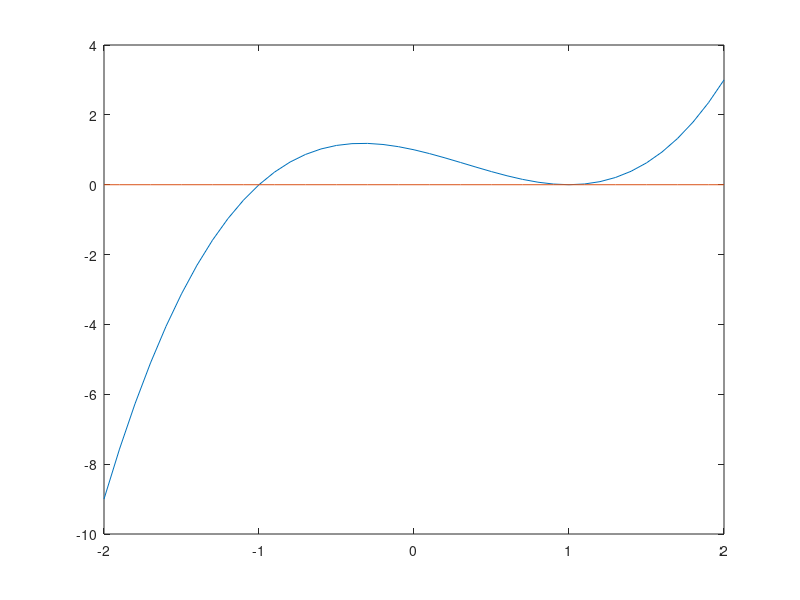

Reproduce this figure in MATLAB. (Note: this script raises an error after producing the figure.)
clear; clc;

x = -2:0.1:2;
y = x-1;
plot(x,y);
z = 0*x;
plot(x, [y;z]); % osa x

y = x.^2-1;
plot(x, [y;z]); % osa x

y = x.^3-x.^2-x+1;
plot(x, [y;z]); % osa x

y = polynom(x, [-1, 1, 1, -1]);
plot(x, [y;z]); % osa x

function y = polynom(x, a)
% x = vektor x
% a = koeficienty ve formě vektoru
% y = výsledná funkce
    y = 0;
    delka_vektoru = length(a);
    for i=1:delka_vektoru
        y = y + a(i)*x.^(delka_vektoru - i);
    end
end